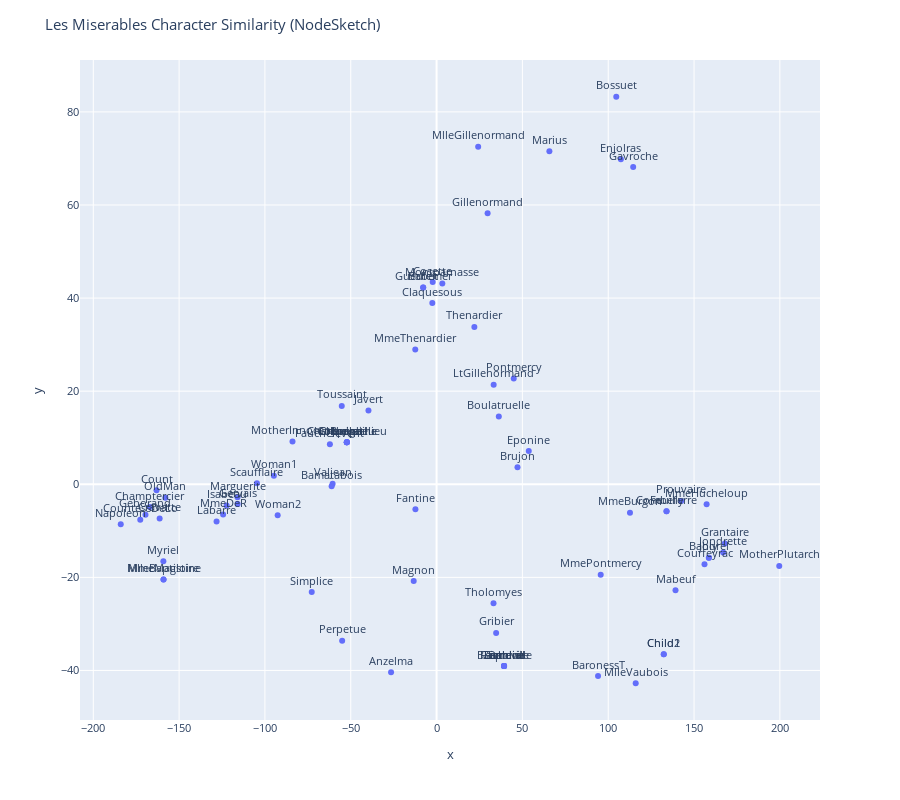

Notebook code for this chart:
### Markdown cell above
## NodeSketch

### Code cell
from karateclub.node_embedding.neighbourhood.nodesketch import NodeSketch 

model = NodeSketch() 
model.fit(G) 

embeddings = model.get_embedding() 

title = 'Les Miserables Character Similarity (NodeSketch)' 

draw_clustering(embeddings, nodes, title)

### Figure 1 — Plotly figure (JSON) as saved in the notebook; plotly's stock layout.template omitted (floating-point values rounded to 4 significant figures)
{"data": [{"hovertemplate": "x=%{x}<br>y=%{y}<br>index=%{text}<extra></extra>", "legendgroup": "", "marker": {"color": "#636efa", "symbol": "circle"}, "mode": "markers+text", "name": "", "orientation": "v", "showlegend": false, "text": ["Napoleon", "Myriel", "MlleBaptistine", "MmeMagloire", "CountessDeLo", "Geborand", "Champtercier", "Cravatte", "Count", "OldMan", "Valjean", "Labarre", "Marguerite", "MmeDeR", "Isabeau", "Gervais", "Fantine", "MmeThenardier", "Thenardier", "Cosette", "Javert", "Fauchelevent", "Bamatabois", "Simplice", "Scaufflaire", "Woman1", "Judge", "Champmathieu", "Brevet", "Chenildieu", "Cochepaille", "Woman2", "MotherInnocent", "Gavroche", "Gillenormand", "MlleGillenormand", "Marius", "Enjolras", "Bossuet", "Gueulemer", "Babet", "Claquesous", "Montparnasse", "Toussaint", "Listolier", "Tholomyes", "Fameuil", "Blacheville", "Favourite", "Dahlia", "Zephine", "Perpetue", "Eponine", "Anzelma", "Magnon", "Pontmercy", "Boulatruelle", "Brujon", "LtGillenormand", "Gribier", "MmePontmercy", "Mabeuf", "Courfeyrac", "MmeBurgon", "Jondrette", "Combeferre", "Prouvaire", "Feuilly", "Bahorel", "Joly", "Grantaire", "Child1", "Child2", "MmeHucheloup", "BaronessT", "MlleVaubois", "MotherPlutarch"], "textposition": "top center", "type": "scatter", "x": [-184.0, -159.2, -159.1, -159.1, -172.6, -169.6, -167.0, -161.3, -163.2, -158.0, -60.57, -128.2, -116.0, -124.3, -122.3, -115.9, -12.33, -12.41, 22.01, -2.251, -39.69, -62.16, -61.14, -72.73, -104.7, -94.8, -52.29, -52.29, -52.29, -52.29, -52.29, -92.57, -83.93, 114.5, 29.72, 24.23, 65.72, 107.4, 104.7, -7.804, -7.804, -2.473, 3.355, -55.24, 39.31, 33.18, 39.31, 39.31, 39.31, 39.31, 39.31, -55.01, 53.71, -26.52, -13.33, 44.95, 36.25, 47.14, 33.26, 34.7, 95.62, 139.2, 156.1, 112.7, 167.0, 134.0, 142.5, 134.0, 158.6, 158.6, 167.9, 132.4, 132.4, 157.3, 94.06, 116.0, 199.6], "xaxis": "x", "y": [-8.598, -16.56, -20.44, -20.44, -7.609, -6.568, -4.893, -7.376, -1.29, -2.916, 0.1284, -7.983, -2.802, -6.511, -4.575, -4.251, -5.387, 28.94, 33.8, 43.45, 15.87, 8.619, -0.4086, -23.17, 0.2242, 1.827, 9.004, 9.004, 9.004, 9.004, 9.004, -6.665, 9.167, 68.16, 58.23, 72.52, 71.52, 69.83, 83.25, 42.28, 42.28, 38.94, 43.15, 16.84, -39.05, -25.55, -39.05, -39.05, -39.05, -39.05, -39.05, -33.62, 7.142, -40.37, -20.8, 22.75, 14.56, 3.649, 21.36, -31.95, -19.45, -22.77, -17.19, -6.145, -14.67, -5.809, -3.571, -5.809, -15.79, -15.79, -12.7, -36.52, -36.52, -4.27, -41.2, -42.75, -17.53], "yaxis": "y"}], "layout": {"font": {"size": 11}, "height": 800, "legend": {"tracegroupgap": 0}, "margin": {"t": 60}, "title": {"text": "Les Miserables Character Similarity (NodeSketch)"}, "xaxis": {"anchor": "y", "domain": [0, 1], "title": {"text": "x"}}, "yaxis": {"anchor": "x", "domain": [0, 1], "title": {"text": "y"}}}}
